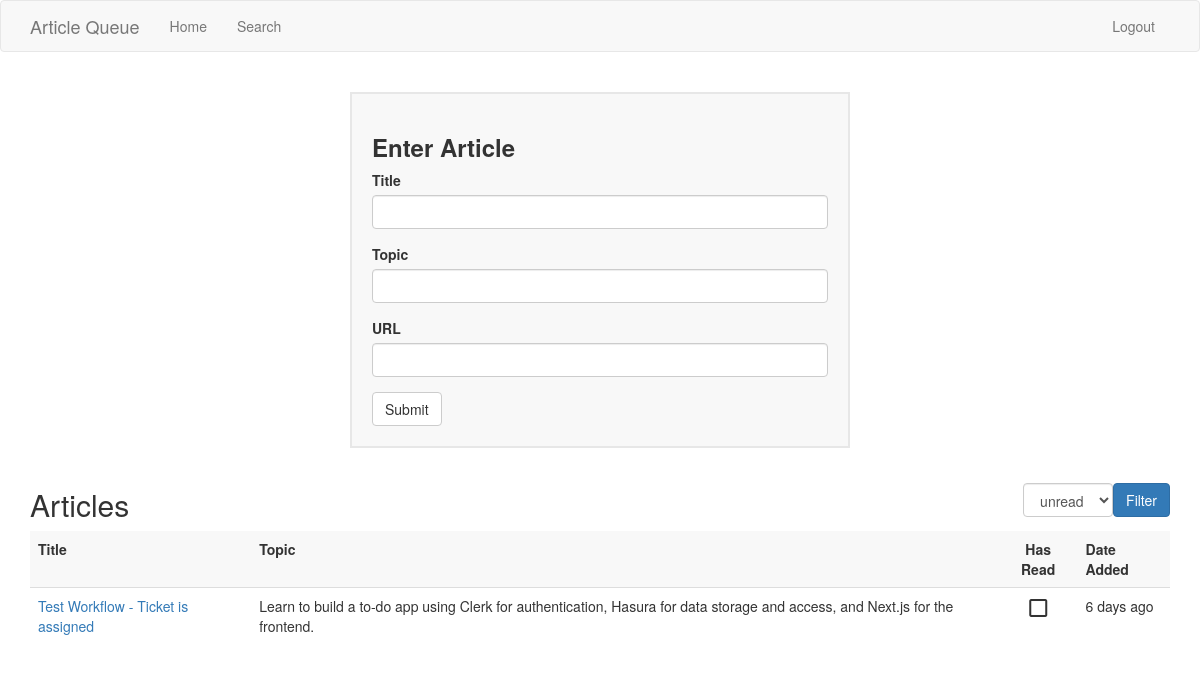
Before: /index (signed in) with the older database file.
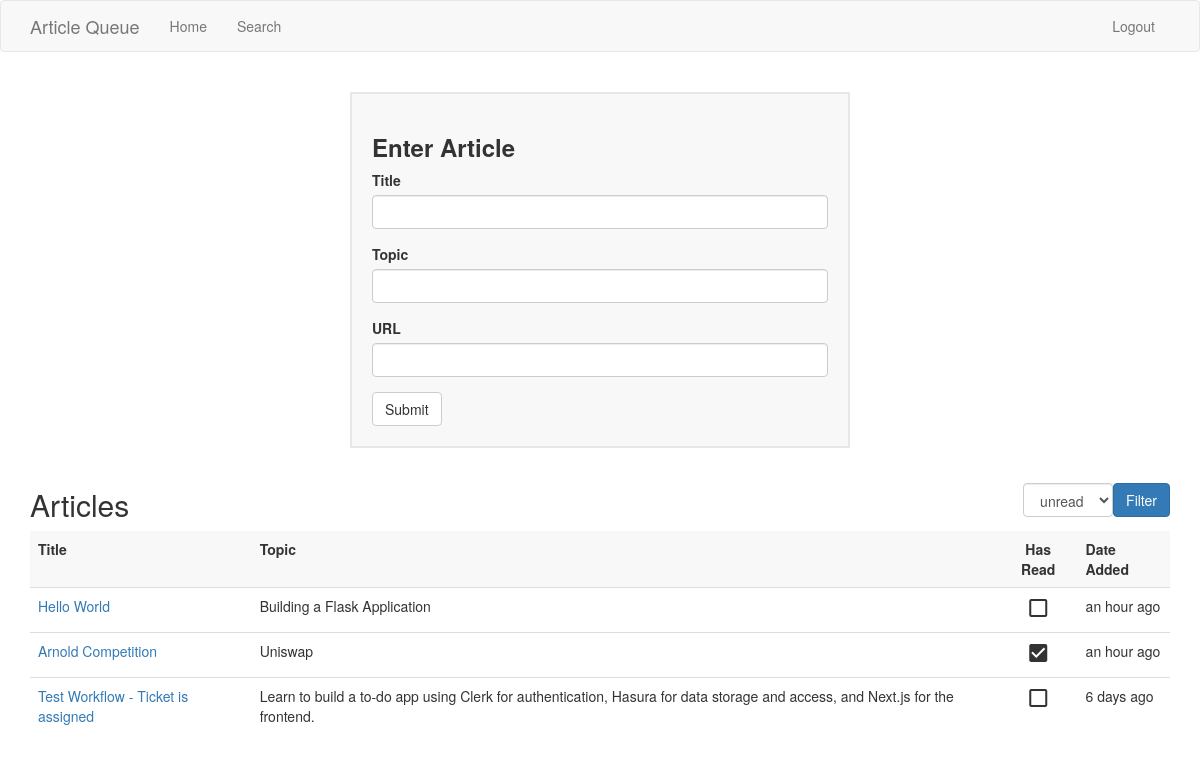
After: the same page with the newer database file.
### app/models.py (models this page shows, shortened)
class Article(db.Model):
    id = db.Column(db.Integer, primary_key=True)
    title = db.Column(db.String(120), index=True)
    topic = db.Column(db.String(140), index=True)
    url = db.Column(db.String(120))
    timestamp = db.Column(db.DateTime, index=True, default=datetime.utcnow)
    has_read = db.Column(db.Boolean, default=False)
    user_id = db.Column(db.Integer, db.ForeignKey('user.id'))

### app/routes.py (the view)
@app.route('/', methods=['GET', 'POST'])
@app.route('/index', methods=['GET', 'POST'])
@login_required
def index():
    form = ArticleForm()
    filter = request.args.get('filter')
    articles = current_user.articles.order_by(Article.timestamp.desc()).all()
    if filter == 'read':
      article_query = current_user.articles.order_by(Article.timestamp.desc()).filter_by(has_read=True)
      articles = [ article for article in article_query ]
    elif filter == 'unread':
      article_query = current_user.articles.order_by(Article.timestamp.desc()).filter_by(has_read=False)
      articles = [ article for article in article_query ]
    if form.validate_on_submit():
      article = Article(title=form.title.data, topic=form.topic.data, url=form.url.data, author=current_user)
      db.session.add(article)
      db.session.commit()
      flash('You added a new article')
      return redirect(url_for('index'))
    return  render_template('index.html', form=form, articles=articles, filter=filter)

### app/forms.py
class ArticleForm(FlaskForm):
    title = StringField('Title', validators=[DataRequired()])
    topic = StringField('Topic', validators=[DataRequired()])
    url = StringField('URL', validators=[DataRequired(), URL()])
    submit = SubmitField('Submit')

### app/models.py (called while the page is built)
@login.user_loader
def load_user(id):
    return User.query.get(int(id))

### app/templates/index.html (shortened to what this page needs)
{% extends "base.html" %} {% import 'bootstrap/wtf.html' as wtf %} {% block
page_content %}
<div>
  <div
    class="card"
  >
    <h3 class="card-title">Enter Article</h5>
    {{ wtf.quick_form(form) }}
  </div>
  {% if articles %}
    <div style="margin-top: 20px;">
      <div class="table-title">
        <h2>Articles</h2>
        {% include 'subtemplates/filter_form.html' %}
      </div>
      <table class="table">
        <thead class="table-header">
          <tr>
            <td>Title</td>
            <td>Topic</td>
            <td class="has-read-column">Has Read</td>
            <td>Date Added</td>
          </tr>
        </thead>
        <tbody class="article-list-body">
          {% for article in articles %}
            {% include 'subtemplates/article.html' %}
          {% endfor %}
        </tbody>
      </table>
    </div>
  {% else %}
  <div class="table-title">
    <div></div>
    {% include 'subtemplates/filter_form.html' %}
  </div>
  {% endif %}
  {% endblock %}

### app/templates/base.html (shortened to what this page needs)
{% extends 'bootstrap/base.html' %}
    {% block navbar %}
    <nav class="navbar navbar-default">
      <div class="container">
        <div class="navbar-header">
          <a class="navbar-brand" href="{{ url_for('index') }}"
            >Article Queue</a
          >
        </div>
        <div class="collapse navbar-collapse" id="bs-example-navbar-collapse-1">
          <ul class="nav navbar-nav">
            <li><a href="{{ url_for('index') }}">Home</a></li>
            <li><a href="{{ url_for('search') }}">Search</a></li>
          </ul>
          <ul class="nav navbar-nav navbar-right">
            {% if current_user.is_anonymous %}
            <li><a href="{{ url_for('login') }}">Login</a></li>
            {% else %}
            <li><a href="{{ url_for('logout') }}">Logout</a></li>
            {% endif %}
          </ul>
        </div>
      </div>
    </nav>
    {% endblock %} {% block content %}
    <div class="container">
       {% block page_content %}{% endblock %}
    </div>
    {% endblock %} {% block styles %} {{ super() }}
    <link
      rel="stylesheet"
      type="text/css"
      href="{{ url_for('static', filename='css/main.css') }}"
    />
    {% endblock %}

### app/templates/subtemplates/filter_form.html (shortened to what this page needs)
{% block body %}
<form method="GET">
  <select class="form-control" name="filter">
    {% if filter == 'read' %}
    <option value="read" selected>read</option>
    <option value="unread">unread</option>
    <option value="clear">clear</option>
    {% elif filter == 'clear' %}
    <option value="read">read</option>
    <option value="unread">unread</option>
    <option value="clear" selected>clear</option>
    {% else %}
    <option value="unread" selected>unread</option>
    {% endif %}
  </select>
  <button type="submit" class="btn btn-primary">Filter</button>
</form>
{% endblock %}

### app/templates/subtemplates/article.html
{% block body %}
<tr class="article-row" id="{{ url_for( 'article', id=article.id ) }}">
  <td>
    <a href="{{ article.url }}" target="_blank">{{ article.title }}</a>
  </td>
  <td>{{ article.topic }}</td>
  <td class="has-read-column">
    {% if article.has_read %}
    <span class="material-icons"> check_box </span>
    {% else %}
    <span class="material-icons">check_box_outline_blank</span>
    {% endif %}
  </td>
  <td>{{ moment(article.timestamp).fromNow() }}</td>
</tr>
{% endblock %}

### app/static/css/main.css (style rules this page uses)
.card { width: 500px; background-color: #f8f8f8; border: #e7e7e7 2px solid; margin: 20px auto; padding: 20px; }
.card-title { font-weight: 600; }
.table-header { font-weight: bold; background-color: #f8f8f8; }
.has-read-column { text-align: center; }
.table-title { display: flex; justify-content: space-between; }
.table-title form { display: flex; align-items: center; }

Changed rows visible on the page:
added Article: title "Hello World", topic "Building a Flask Application", has_read False (drawn), timestamp "an hour ago"
added Article: title "Arnold Competition", topic "Uniswap", has_read True (drawn), timestamp "an hour ago"
